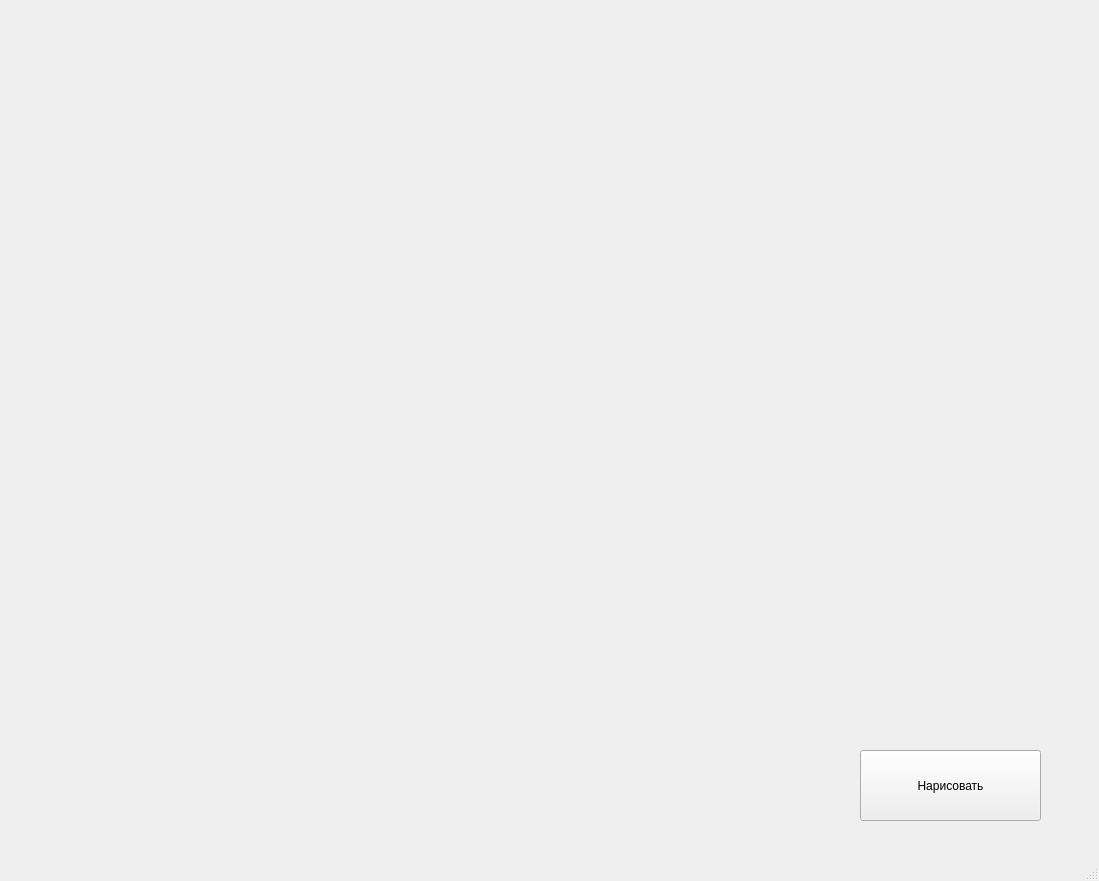
<?xml version="1.0" encoding="UTF-8"?>
<ui version="4.0">
 <class>MainWindow</class>
 <widget class="QMainWindow" name="MainWindow">
  <property name="geometry">
   <rect>
    <x>0</x>
    <y>0</y>
    <width>1099</width>
    <height>881</height>
   </rect>
  </property>
  <property name="windowTitle">
   <string>MainWindow</string>
  </property>
  <widget class="QWidget" name="centralwidget">
   <widget class="QPushButton" name="pushButton">
    <property name="geometry">
     <rect>
      <x>860</x>
      <y>750</y>
      <width>181</width>
      <height>71</height>
     </rect>
    </property>
    <property name="text">
     <string>Нарисовать</string>
    </property>
   </widget>
   <widget class="QLabel" name="label">
    <property name="geometry">
     <rect>
      <x>10</x>
      <y>10</y>
      <width>1071</width>
      <height>711</height>
     </rect>
    </property>
    <property name="text">
     <string/>
    </property>
   </widget>
  </widget>
  <widget class="QMenuBar" name="menubar">
   <property name="geometry">
    <rect>
     <x>0</x>
     <y>0</y>
     <width>1099</width>
     <height>21</height>
    </rect>
   </property>
  </widget>
  <widget class="QStatusBar" name="statusbar"/>
 </widget>
 <resources/>
 <connections/>
</ui>
